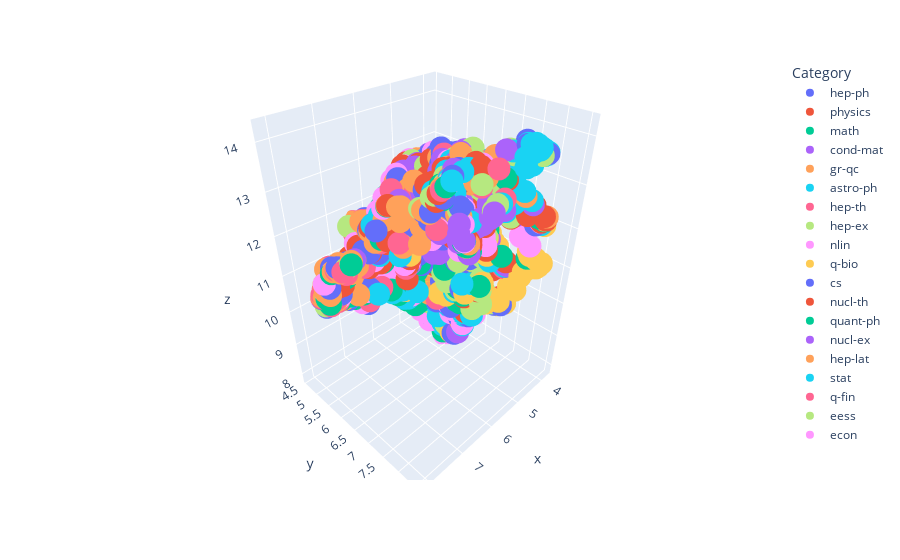

Notebook source saved alongside this figure:
### Code cell
import umap.umap_ as umap

import plotly.express as px


# Perform dimensionality reduction using UMAP
reducer = umap.UMAP(n_components=3, random_state=42, n_neighbors=20, min_dist=0.0,metric="cosine")
embeddings_3d = reducer.fit_transform(embeddings)

# Create a DataFrame for the 3D embeddings
embeddings_3d_df = pd.DataFrame(embeddings_3d, columns=['x', 'y', 'z'])
embeddings_3d_df['Category'] = merged_df['unique_primary_category'].values

# Create the 3D scatter plot using Plotly
fig = px.scatter_3d(embeddings_3d_df, x='x', y='y', z='z', color='Category')
fig.show()
fig.write_html("3D_plot_ConvolutionalEncoder.html")
